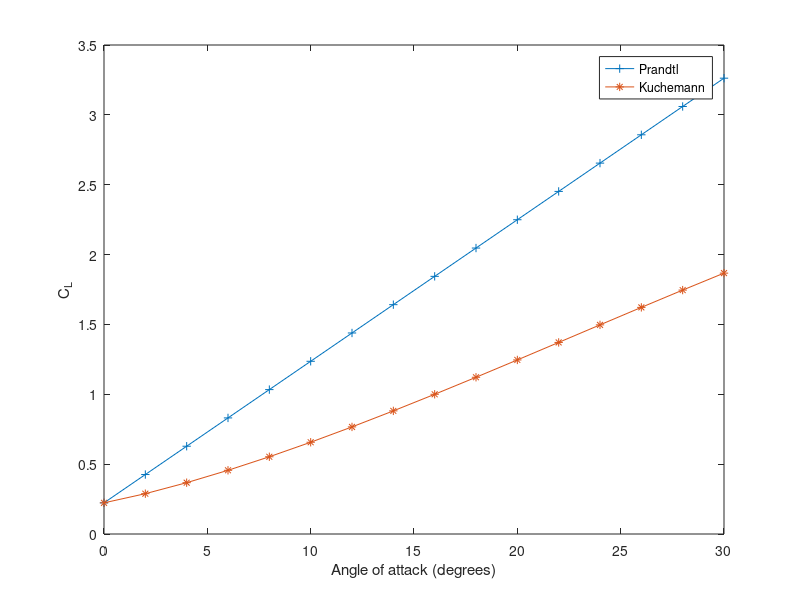

The MATLAB source for this figure:
clear all
close all
clc

span=10;
s=5;
rchord=20;
e1=0.92;
a0=0.105;
AR=(span^2)/((span*rchord)/2);
alpha=0:2:30;
%low speed, m<0.3

prandta=a0/(1+(a0/(pi*e1*AR)));
%prandta=0.1013
%alpha no lift=-2.2 degrees
clprandt=((alpha).*prandta)+.223;

cn=(2*pi*((alpha.*pi/180)./(s/rchord))+(4.9*((alpha.*pi/180)./(s/rchord)).^1.7)).*(s/rchord)^2;
clkuch=(cn.*cos(alpha.*pi/180))+.223


plot(alpha,clprandt,'-+')
hold on 
plot(alpha,clkuch,'-*')
xlabel('Angle of attack (degrees)')
ylabel('C_L')
legend('Prandtl','Kuchemann')
hold off